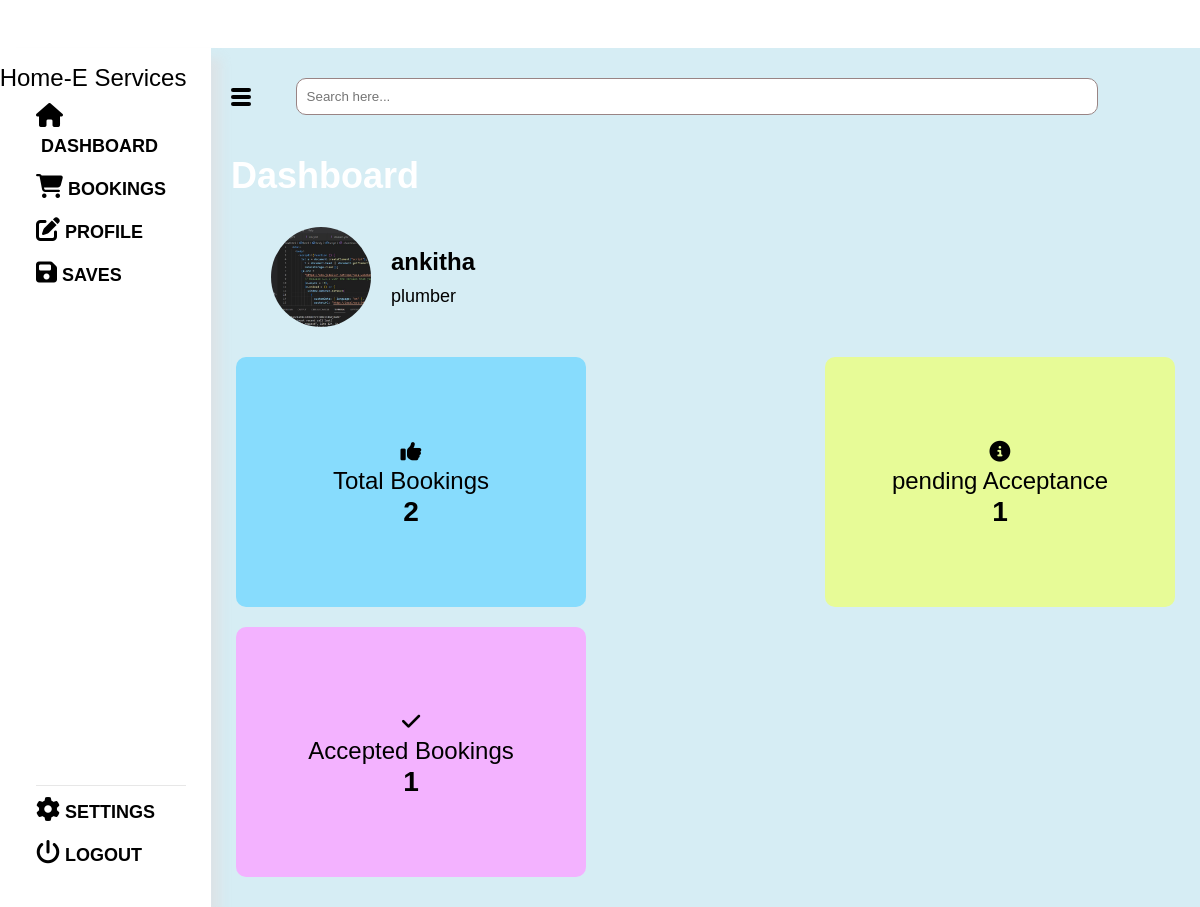
Page /sp_dash_main (signed in) on the committed database.
### app1/models.py (models this page shows, shortened)
class Vendor(models.Model):
    vendorname=models.ForeignKey(User,on_delete=models.CASCADE)
    name=models.CharField(max_length=122,default=False)
    email=models.CharField(max_length=122)
    pas1=models.CharField(max_length=50)
    ph_no=models.CharField(max_length=50,null=True)
    services=models.CharField(max_length=122,default=False)
    image=models.ImageField(upload_to='images',blank=True,null=True)
    confirm=models.BooleanField(default=False)
    address=models.CharField(max_length=1000,null=True)
    desp=models.CharField(max_length=1000,null=True)

### app1/views.py (the view)
# urls.py: path("sp_dash_main",views.sp_dash_main,name="sp_dash_main"),
def sp_dash_main(request):
    user=request.user
    sp=Vendor.objects.filter(vendorname=user)
    Booking=Bookings.objects.filter(Vendor_name__in=sp)
    t_count=Booking.count
    p_Booking=Bookings.objects.filter(Vendor_name__in=sp,status="pending")
    p_count=p_Booking.count
    a_Booking=Bookings.objects.filter(Vendor_name__in=sp,status="Accepted")
    a_count=a_Booking.count
    if not Booking:
        print("hello")
        print(Booking)
        return render(request,"sp_dash_main.html",{'sp':sp,})
    return render(request,"sp_dash_main.html",{'sp':sp,'t_count':t_count,'p_count':p_count,'a_count':a_count})

### templates/sp_dash_main.html (shortened to what this page needs)
{% load static %}
<!DOCTYPE html>
<html lang="en">
<head>
    <link rel="stylesheet" href="style.css">
    <link rel="stylesheet" href="https://cdnjs.cloudflare.com/ajax/libs/font-awesome/6.3.0/css/all.min.css"
 />
</head>
<body>
    <section>
        <div class="navbar" id="navigation">
            Home-E Services
            <ul class="center-nav">
                <li><i class="fa-solid fa-house"></i><a href="sp_dash_main">Dashboard</a></li>
                <li><i class="fa-solid fa-cart-shopping"></i><a href="sp_dash_bookings">bookings</a></li>
                <li><i class="fa-solid fa-pen-to-square"></i><a href="sp_dash_profile">Profile</a></li>
                <li><i class="fa-sharp fa-solid fa-floppy-disk"></i><a href="#">Saves</a></li>
            </ul>
            <ul class="bottom-nav">
                <hr>
                <li><i class="fa-solid fa-gear"></i><a href="#">Settings</a></li>
                <li><i class="fa-solid fa-power-off"></i><a href="/log_out">Logout</a></li>
            </ul>
        </div>
        <div class="main-content">
            <div class="main-top">
                <div class="bars" id="menu">
                    <div class="bar"></div>
                    <div class="bar"></div>
                    <div class="bar"></div>
                </div>
                <div class="input">
                    <input type="text" placeholder="Search here...">
                </div>
                <div class="user">
                </div>
            </div>
            <div class="dashboard">
                {% block heading %}
                <h2 class="heading">Dashboard</h2>
                {% endblock heading %}
                {% block body %}
                {% for s in sp %}
                <div class="container_profile">
                    <div class="profile">
                      <div class="profile-image">
                        <img src="{{s.image.url}}" alt="Profile Image">
                      </div>
                      <div class="profile-details">
                        <div class="profile-name">{{s.name}}</div>
                    <div class="profile-services">{{s.services}}</div>
                      </div>
                    </div>
                  </div>
                  {% endfor %}
                  <div class="color-box">
                    <div class="box skyblue">
                        <p><i class="fa-solid fa-thumbs-up"></i></p>
                        <p>Total Bookings</p>
                        <h3>{{t_count}}</h3>
                    </div>
                    <div class="box yellow">
                        <p><i class="fa-solid fa-circle-info"></i></i></p>
                        <p>pending Acceptance</p>
                        <h3>{{p_count}}</h3>
                    </div>
                    <div class="box purple">
                        <p><i class="fa-solid fa-check"></i></p>
                        <p>Accepted Bookings</p>
                        <h3>{{a_count}}</h3>
                    </div>
                 {% endblock body %}
            </div>
</body>
</html>

### app1/static/style.css (style rules this page uses)
:root { --header-height: 3rem; --first-color:#B0DAFF; --first-color-dark: #C1576A; --first-color-darken: #A83E51; --white-color: #576CBC; --body-font: 'Poppins', sans-serif; --big-font-size: 2.5rem; --normal-font-size: .938rem; --z-fixed: 100; }
@media screen and (min-width:901px)and (max-width:1200px) { :root { --big-font-size: 5rem; --normal-font-size: 1.5rem; } }
*,::before,::after { box-sizing: border-box; }
body { margin: var(--header-height) 0 0 0; padding: 0; font-family: var(--body-font); font-size: var(--normal-font-size); font-weight: 500; }
h1,p,ul { margin: 0; }
ul { padding: 0; list-style: none; }
a { text-decoration: none; }
img { max-width: 100%; height: auto; }
h2 { color: white; font-weight: bold; }
a { text-decoration: none; text-transform: uppercase; color: white; font-size: 18px; font-weight: bold; }

### rows in the picture
Vendor: image (picture), name "ankitha", services "plumber"

### other values in the picture
{{ t_count }} "2"
{{ p_count }} "1"
{{ a_count }} "1"
